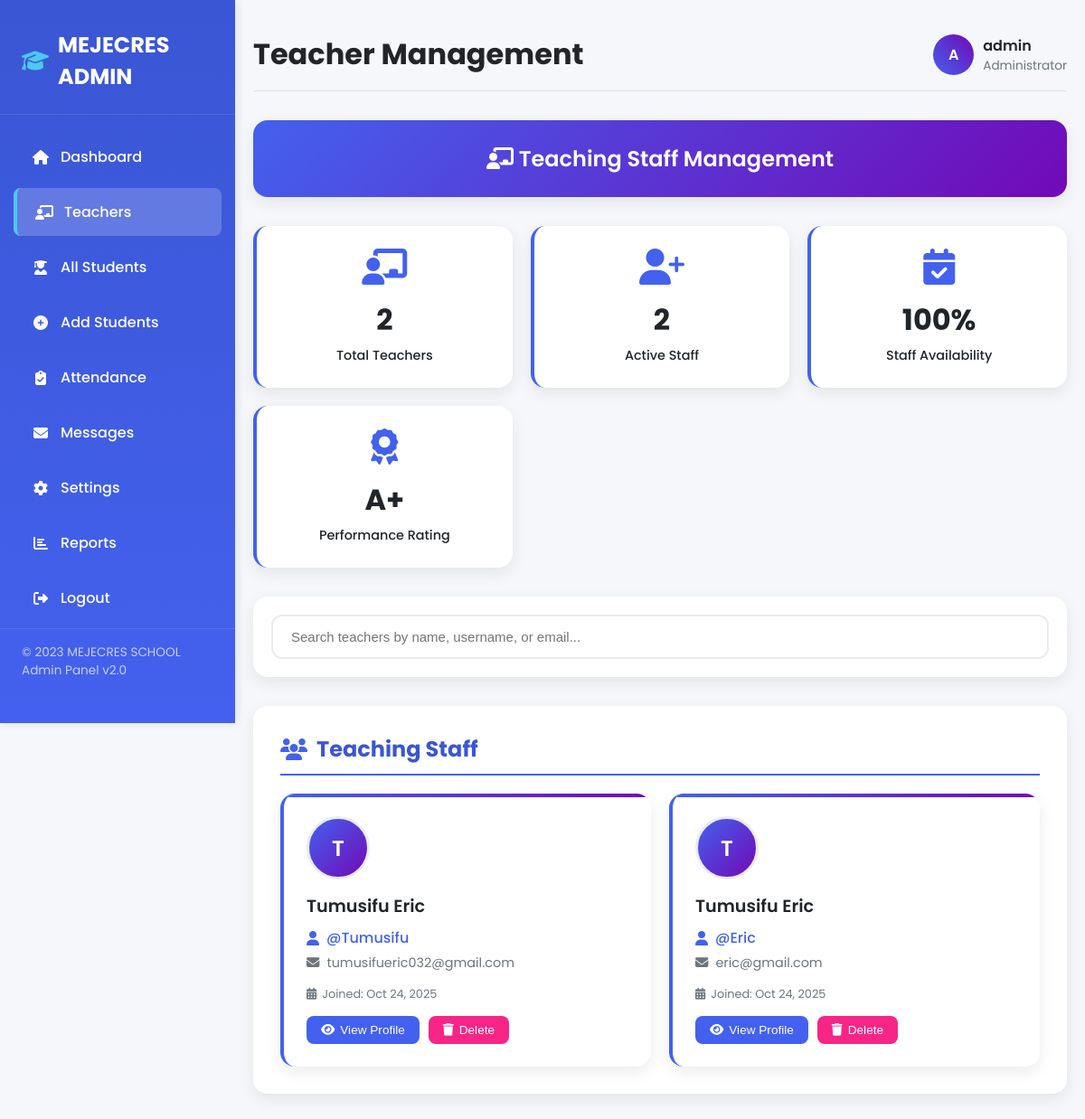
The page /all-teachers.php (signed in) on the database its author committed.
### tables this page shows
CREATE TABLE `teachers` (
  `id` int(11) NOT NULL AUTO_INCREMENT,
  `username` varchar(50) NOT NULL,
  `fullname` varchar(255) NOT NULL,
  `email` varchar(255) NOT NULL,
  `password` varchar(255) NOT NULL,
  `assigned_class` varchar(50) DEFAULT NULL,
  `created_at` timestamp NOT NULL DEFAULT current_timestamp(),
  `reset_token` varchar(64) DEFAULT NULL,
  `reset_expires` datetime DEFAULT NULL,
  PRIMARY KEY (`id`),
  UNIQUE KEY `username` (`username`),
  UNIQUE KEY `email` (`email`)
);

### all-teachers.php (the view, shortened to what this page needs)
<?php
include 'connection.php';
$sql = "SELECT id, username, fullname, email, created_at FROM teachers ORDER BY id DESC";
$result = $conn->query($sql);
$teachers = $result ? $result->fetch_all(MYSQLI_ASSOC) : [];
$total_teachers = count($teachers);
?>
<!DOCTYPE html>
<html lang="en">
<head>
<link rel="stylesheet" href="https://cdnjs.cloudflare.com/ajax/libs/font-awesome/6.4.0/css/all.min.css">
</head>
<body>
    <div class="sidebar" id="sidebar">
        <div class="sidebar-header">
            <h2><i class="fas fa-graduation-cap"></i> MEJECRES ADMIN</h2>
        </div>
        <a href="admin.php"><i class="fas fa-home"></i> Dashboard</a>
        <a href="all-teachers.php" class="active"><i class="fas fa-chalkboard-teacher"></i> Teachers</a>
        <a href="all-students.php"><i class="fas fa-user-graduate"></i> All Students</a>
        <a href="student.php"><i class="fas fa-plus-circle"></i> Add Students</a>
        <a href="attendance.php"><i class="fas fa-clipboard-check"></i> Attendance</a>
        <a href="messages.php"><i class="fas fa-envelope"></i> Messages</a>
        <a href="settings.php"><i class="fas fa-cog"></i> Settings</a>
        <a href="reports.php"><i class="fas fa-chart-bar"></i> Reports</a>
        <a href="logout.php"><i class="fas fa-sign-out-alt"></i> Logout</a>
        <div class="sidebar-footer">
            <p>&copy; 2023 MEJECRES SCHOOL</p>
            <p>Admin Panel v2.0</p>
        </div>
    </div>
    <div class="main-content" id="mainContent">
        <div class="header">
            <h1>Teacher Management</h1>
            <div class="user-info">
                <div class="user-avatar">
                    <?= strtoupper(substr($_SESSION['admin_username'], 0, 1)) ?>
                </div>
                <div>
                    <div style="font-weight: 600;"><?= htmlspecialchars($_SESSION['admin_username']) ?></div>
                    <div style="font-size: 0.85rem; color: #6c757d;">Administrator</div>
                </div>
            </div>
        </div>
        <div class="page-title">
            <i class="fas fa-chalkboard-teacher"></i> Teaching Staff Management
        </div>
        <div class="stats-grid">
            <div class="stat-card">
                <i class="fas fa-chalkboard-teacher"></i>
                <div class="stat-number"><?= $total_teachers ?></div>
                <div class="stat-label">Total Teachers</div>
            </div>
            <div class="stat-card">
                <i class="fas fa-user-plus"></i>
                <div class="stat-number"><?= $total_teachers ?></div>
                <div class="stat-label">Active Staff</div>
            </div>
            <div class="stat-card">
                <i class="fas fa-calendar-check"></i>
                <div class="stat-number">100%</div>
                <div class="stat-label">Staff Availability</div>
            </div>
            <div class="stat-card">
                <i class="fas fa-award"></i>
                <div class="stat-number">A+</div>
                <div class="stat-label">Performance Rating</div>
            </div>
        </div>
        <div class="search-container">
            <input type="text" id="searchInput" class="search-input" placeholder="Search teachers by name, username, or email...">
        </div>
        <div class="teachers-card">
            <h2><i class="fas fa-users"></i> Teaching Staff</h2>
            <?php if(empty($teachers)): ?>
            <div class="empty-state">
                <i class="fas fa-user-slash"></i>
                <h3>No Teachers Found</h3>
                <p>There are no teachers registered in the system yet.</p>
            </div>
            <?php else: ?>
            <div class="teachers-grid" id="teachersGrid">
                <?php foreach($teachers as $teacher): ?>
                <div class="teacher-card" data-search="<?= htmlspecialchars(strtolower($teacher['fullname'] . ' ' . $teacher['username'] . ' ' . $teacher['email'])) ?>">
                    <div class="teacher-avatar">
                        <?= strtoupper(substr($teacher['fullname'], 0, 1)) ?>
                    </div>
                    <div class="teacher-name"><?= htmlspecialchars($teacher['fullname']) ?></div>
                    <div class="teacher-username">
                        <i class="fas fa-user"></i>
                        @<?= htmlspecialchars($teacher['username']) ?>
                    </div>
                    <div class="teacher-email">
                        <i class="fas fa-envelope"></i>
                        <?= htmlspecialchars($teacher['email']) ?>
                    </div>
                    <div class="teacher-joined">
                        <i class="fas fa-calendar-alt"></i>
                        Joined: <?= date('M j, Y', strtotime($teacher['created_at'])) ?>
                    </div>
                    <div class="teacher-actions">
                        <button class="btn btn-view" onclick="viewTeacher(<?= $teacher['id'] ?>)">
                            <i class="fas fa-eye"></i> View Profile
                        </button>
                        <button class="btn btn-delete" onclick="confirmDelete('<?= addslashes($teacher['fullname']); ?>', <?= $teacher['id']; ?>)">
                            <i class="fas fa-trash"></i> Delete
                        </button>
                    </div>
                </div>
                <?php endforeach; ?>
            </div>
            <?php endif; ?>
        </div>
    </div>
</body>
</html>

### rows shown on the page
teachers: fullname "T", fullname "Tumusifu Eric", username "Tumusifu", email "tumusifueric032@gmail.com", created_at "Oct 24, 2025"
teachers: fullname "T", fullname "Tumusifu Eric", username "Eric", email "eric@gmail.com", created_at "Oct 24, 2025"

### other values the page prints
substr($_SESSION['admin_username'], 0, 1) "A"
$_SESSION['admin_username'] "admin"
$total_teachers "2"
